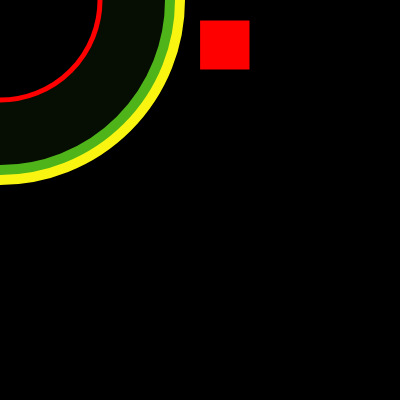
Frame 1 (no input)
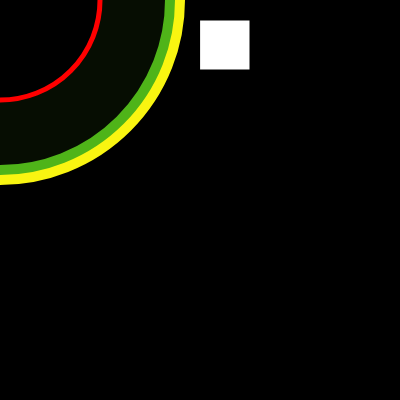
Frame 60 (no input)
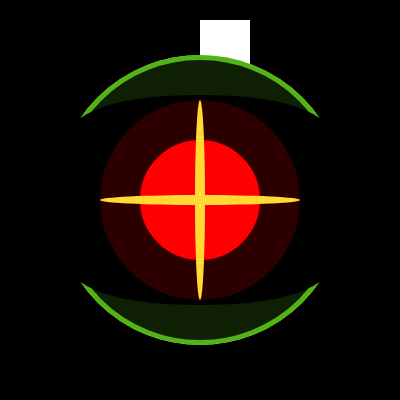
Frame 120 (the mouse pressed at the canvas centre since frame 60)

The p5.js sketch that drew these frames (run headless with seeded random() and noise() and a simulated clock; from frame 60 on, the mouse is pressed at the canvas centre):

// p5.js sketch
// ── sketch.js
"use strict";
let rectVar = {x:200,
  y:20,
  rectSize:50,
  rectFill:"#ff0000ff"}

let scope2 = {
  x: 200,
  y: 200,
  size: 400,
};

let scope = {
  x: 200,
  y: 200,
  size: 200,
};

let pointer = {
  x: 200,
  y: 200,
  size:4,
};

function setup() {
  createCanvas(400, 400);
  background("#000000");
}
//sorry I am still working on this and plan to change the rectVar to a "target".
function draw() {
  background("#000000");
 
  fill(rectVar.rectFill)
  rect(rectVar.x,rectVar.y,rectVar.rectSize)

  // if mouse x is greater than left of box
  if(mouseX > rectVar.x){
// if mouse x is less than right of box
    if(mouseX < rectVar.x+rectVar.rectSize){
      rectVar.rectFill = 0
  }

}
  else{
    rectVar.rectFill = 255
  }
  push();

  if (mouseIsPressed === true) {

    fill("#f9f511ff");
  strokeWeight(90);
  stroke("#f9f511ff");
  ellipse(mouseX, mouseY, scope.x, scope.y, scope.size, scope.size);
  
  //scope level 2


  fill("#4fb419ff");
  strokeWeight(90);
  stroke("#4fb419ff");
  ellipse(mouseX, mouseY, scope2.x, scope2.y, scope2.size, scope2.size);
    
  
  fill("#4fb419ff");
  strokeWeight(190);
  stroke("#000000ff");
  ellipse(mouseX, mouseY,140,20,0,20);

  stroke("#000000d3");
  strokeWeight(80)
  fill("#ff0000ff");
  ellipse(mouseX, mouseY, pointer.x, pointer.y, pointer.size, pointer.size);
   
  fill("#ffda35ff");
 noStroke();
  ellipse(mouseX, mouseY, 10, 200, 0, 5);
fill("#ffda35ff");
 noStroke();
ellipse(mouseX, mouseY, 200, 10, 5, 0);


  } else {


  fill("#f9f511ff");
  strokeWeight(170);
  stroke("#f9f511ff");
  ellipse(mouseX, mouseY, scope.x, scope.y, scope.size, scope.size);
 
  fill("#4fb419ff");
  strokeWeight(150);
  stroke("#4fb419ff");
  ellipse(mouseX, mouseY, 200,200,600,600);

 
  stroke("#000000ec");
  strokeWeight(130);
  fill("#ff0000ff");
  ellipse(mouseX, mouseY, 200,200,300,300);

  stroke("#ff0000ff");
  strokeWeight(5);
  fill("#000000ff");
  ellipse(mouseX, mouseY,200,200,0);
  
  pop();

  }
 
  
}
